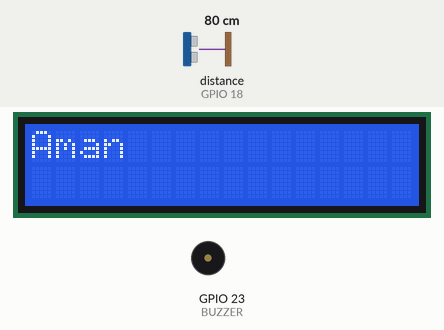
This program was run on a simulated ESP32. Shown: 16×2 character LCD, buzzer (waves = sounding, pin HIGH). Wiring (inferred from the names in the program): ultrasonic range finder: trigger GPIO 5; echo GPIO 18. Inputs (shaded band) come from the test bench; at power-on: distance to the obstacle (sensor on GPIO 18) 80 cm. The echo pulse lasts 58.3 µs per cm; WiFi joins after 1.5 s; servers stay silent unless stated; uploads are accepted with an empty reply; pins used as bus, display or sensor lines are not drawn; what the program prints to the serial monitor is not drawn.

Above: at 2.7 s.
2.8 s: distance to the obstacle (sensor on GPIO 18) set to 56 cm
6.9 s: distance to the obstacle (sensor on GPIO 18) set to 45 cm
At 10.1 s:
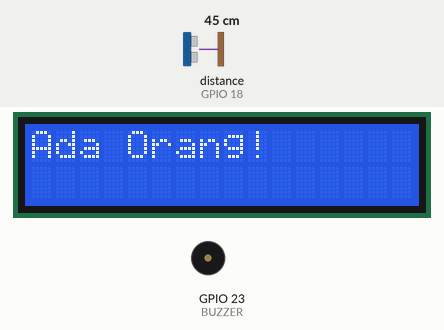
11.0 s: distance to the obstacle (sensor on GPIO 18) set to 60 cm
At 13.1 s:
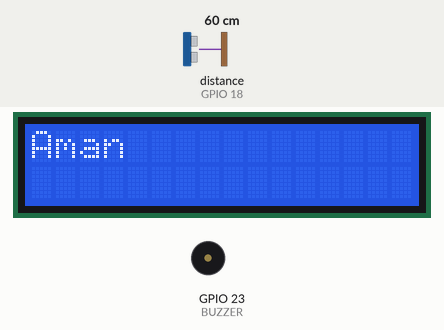
15.1 s: distance to the obstacle (sensor on GPIO 18) set to 2 cm
At 15.96 s:
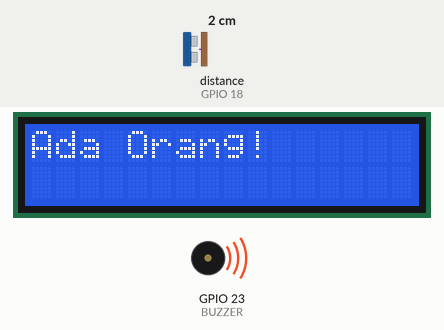
Timing chart, 0 to 18.4 s (numbered marks = the images above; inputs shaded):
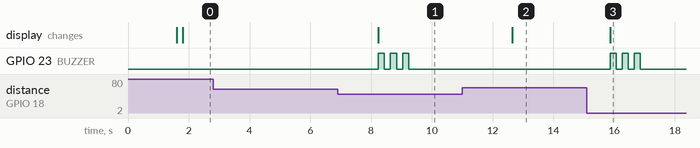

Measured:
- the behaviour switches between 51 and 50 cm on distance to the obstacle (sensor on GPIO 18) (found by bisection; images 0 and 1)
- after the input at 2.8 s, every drawn part: stays the same
- after the input at 6.9 s, GPIO 23 (BUZZER): alternates HIGH for 0.20 s and LOW for 0.20 s, 6 changes in all, then stays LOW, starting after 1.3 s; the display: changes after 1.3 s (image 1)
- after the input at 11.0 s, GPIO 23 (BUZZER): stops changing and stays LOW; the display: changes after 1.6 s (image 2)
- after the input at 15.1 s, GPIO 23 (BUZZER): alternates HIGH for 0.20 s and LOW for 0.20 s, 6 changes in all, then stays LOW, starting after 0.76 s; the display: changes after 0.76 s (image 3)

The program:

main.cpp
```cpp
#include <WiFi.h>
#include <HTTPClient.h>
#include <Wire.h>
#include <LiquidCrystal_I2C.h>
#include <WiFiManager.h>

#define TRIG 5
#define ECHO 18
#define BUZZER 23

LiquidCrystal_I2C lcd(0x27, 16, 2);

long duration;
float distance;
char serverIp[40] = "192.168.43.204";

// Variabel untuk menyimpan izin menyalakan buzzer dari Web
bool buzzerAllowed = true;

void setup() {
  Serial.begin(115200);

  pinMode(TRIG, OUTPUT);
  pinMode(ECHO, INPUT);
  pinMode(BUZZER, OUTPUT);

  Wire.begin(21, 22);
  lcd.init();
  lcd.backlight();
  lcd.setCursor(0,0);
  lcd.print("Setup WiFi...");

  WiFiManager wm;
  WiFiManagerParameter custom_server_ip("server", "IP Server Laravel", serverIp, 40);
  wm.addParameter(&custom_server_ip);

  if (!wm.autoConnect("PINTU")) {
    Serial.println("Gagal terhubung dan timeout");
    delay(3000);
    ESP.restart();
  }

  lcd.clear();
  lcd.print("WiFi Connected!");
  strcpy(serverIp, custom_server_ip.getValue());
  Serial.print("IP Server: "); Serial.println(serverIp);
}

void loop() {
  // 1. Baca Sensor Ultrasonik
  digitalWrite(TRIG, LOW); delayMicroseconds(2);
  digitalWrite(TRIG, HIGH); delayMicroseconds(10);
  digitalWrite(TRIG, LOW);

  duration = pulseIn(ECHO, HIGH);
  distance = duration * 0.034 / 2;

  String statusPintu = (distance < 50) ? "ADA ORANG" : "AMAN";

  // 2. KIRIM DATA KE LARAVEL DULU & MINTA STATUS BUZZER
  if(WiFi.status() == WL_CONNECTED){
    HTTPClient http;
    String serverName = "http://" + String(serverIp) + ":8000/api/kirim-data";

    http.begin(serverName);
    http.addHeader("Content-Type", "application/json");

    String httpRequestData = "{\"jarak\":" + String(distance) + ",\"status\":\"" + statusPintu + "\"}";
    int httpResponseCode = http.POST(httpRequestData);

    if (httpResponseCode > 0) {
      String payload = http.getString();

      // Tampilkan balasan Laravel di Serial Monitor untuk memastikan
      Serial.println("Balasan Server: " + payload);

      // Cek apakah ada kata "OFF" dari Laravel
      if (payload.indexOf("\"OFF\"") > 0) {
        buzzerAllowed = false; // Matikan Buzzer
      } else {
        buzzerAllowed = true;  // Nyalakan Buzzer
      }
    }
    http.end();
  }

  // 3. BARU TAMPILKAN KE LCD & BUNYIKAN BUZZER (Sesuai Izin Server)
  if (distance < 50) {
    lcd.clear();
    lcd.setCursor(0,0);
    lcd.print("Ada Orang!");

    if (buzzerAllowed) {
      // Jika diizinkan (ON), bunyi 3x
      for(int i=0; i<3; i++){
        digitalWrite(BUZZER, HIGH);
        delay(200);
        digitalWrite(BUZZER, LOW);
        delay(200);
      }
    } else {
      // Jika tidak diizinkan (OFF/Mute), tampilkan pesan
      lcd.setCursor(0,1);
      lcd.print("Buzzer Di-Mute");
      delay(1200); // Waktu ganti buzzer yang tidak bunyi
    }

  } else {
    lcd.clear();
    lcd.setCursor(0,0);
    lcd.print("Aman");
  }

  delay(3000); // Jeda sebelum mendeteksi lagi
}
```
